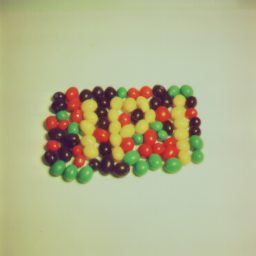
#> input picture DIP1/images/4.1.07-jelly-beans.tiff, 256 x 256 px
$ python main.py
#> lines starting #> are read from the running program, lines starting #| are printed output that depends on the picture
#> in task1, img is the input picture: shape (256, 256, 3); mean B, G, R 142.3, 180.6, 179.2
from __future__ import print_function

import cv2
import numpy as np
from matplotlib import pyplot as plt

color_txts = ['4.1.07-jelly-beans.tiff', '4.2.06-lake.tiff']
gray_txts = ['5.1.10-aerial.tiff', '5.2.09-aerial.tiff']


def convert_gray_1(img):
    """
    gray_ij = (R_ij + G_ij + B_ij)/3.
    """
    # Create the result array
    out = np.ndarray(img.shape[:2], dtype=np.uint8)

    # For each pixel
    for i in range(img.shape[0] * img.shape[1]):
        # Calculate the greyscale value and set it
        gray = (
            img.item(3 * i) + img.item(3 * i + 1) + img.item(3 * i + 2)) / 3
        out.itemset(i, gray)
#> this loop made 65536 passes
#> gray on passes 1 to 3: 131.3, 129, 130.3
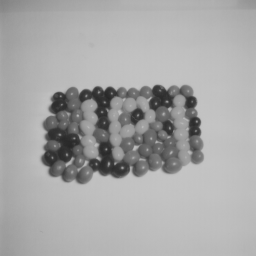
#> out: shape (256, 256); min 39, max 197, mean 167.1

    # Return the result
    return out


def convert_gray_2(img):
    """
    gray_ij = 0.2126 R_ij + 0.7152 G_ij + 0.0722 B_ij.
    """
    # Create the result array
    out = np.ndarray(img.shape[:2], dtype=np.uint8)

    # For each pixel
    for i in range(img.shape[0] * img.shape[1]):
        # Calculate the greyscale value and set it
        gray = int(0.2126*img.item(3*i) +
                   0.7152*img.item(3*i+1) +
                   0.0722*img.item(3*i+2))
        out.itemset(i, gray)
#> this loop made 65536 passes
#> gray on passes 1 to 3: 136, 132, 133
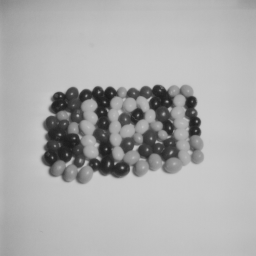
#> out: shape (256, 256); min 27, max 203, mean 171.9

    # Return the result
    return out


# [57 lines left out: functions gray_transform, conv, not called in this run]


def task1():
    print('Task 1')

    # For each image file
    for img_txt in color_txts:
        # Read image
        img = cv2.imread('images/' + img_txt)

        # Calculate each gray scale
        out1 = convert_gray_1(img)
        out2 = convert_gray_2(img)

        # Subplot them
        plt.subplot(131), plt.imshow(img), plt.title('Original')
        plt.subplot(132), plt.imshow(out1, 'gray'), plt.title('Gray 1')
        plt.subplot(133), plt.imshow(out2, 'gray'), plt.title('Gray 2')

        # Resize window
        mngr = plt.get_current_fig_manager()
        mngr.window.setGeometry(50, 100, 1200, 545)

        # And show
        plt.show()
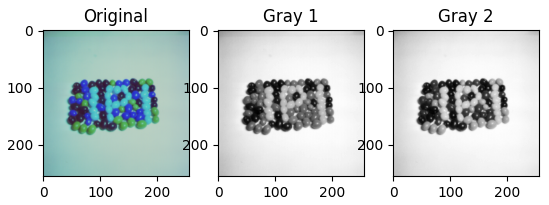
#> figure drawn by matplotlib, 3 panels; B, G, R data is drawn as R, G, B


# [112 lines left out: functions task2, task3, not called in this run]


if __name__ == '__main__':
#> (the run stopped early here; a loop or call above may not have finished)
